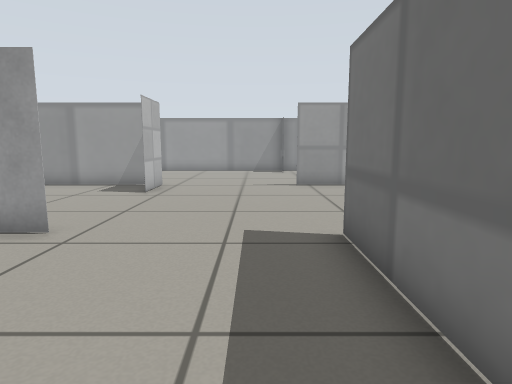
[1] (above)

14 first-person views from a walk through a robot-simulator world made for Gazebo. The camera is 0.15 m above the floor, tilts 8° down and sees 75° across. The floor is counted in squares, 0.1 m on a side. Each view is taken from the middle of a square. On the plan, view 1 faces up. The plan holds only what a view shows up to about 16 squares ahead; the rest is blank. Gazebo's built-in surfaces are drawn with simple patterns.

[2]
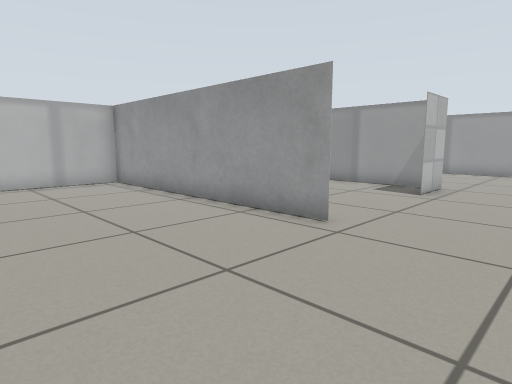

[3]
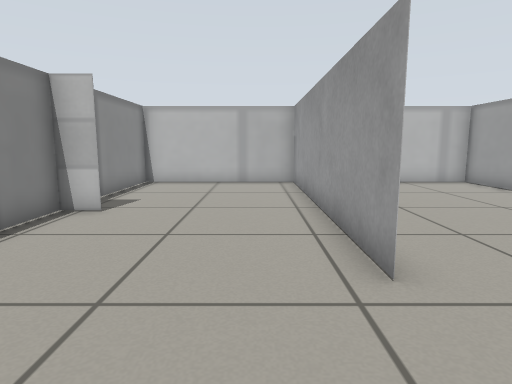

[4]
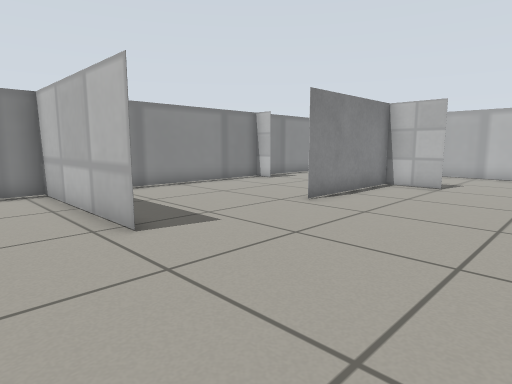

[5]
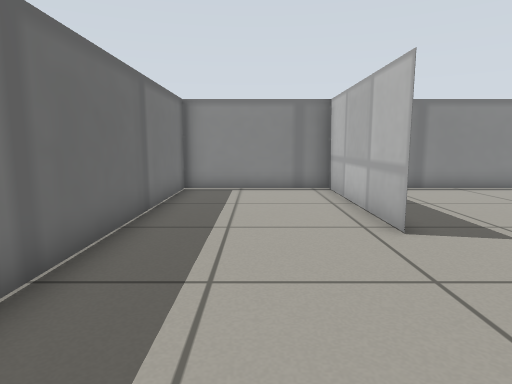

[6]
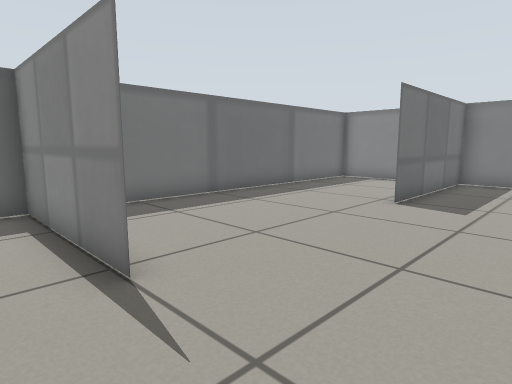

[7]
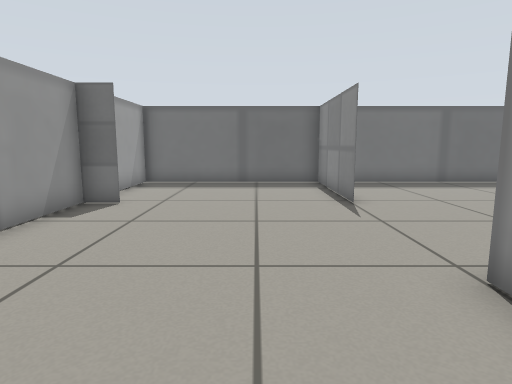

[8]
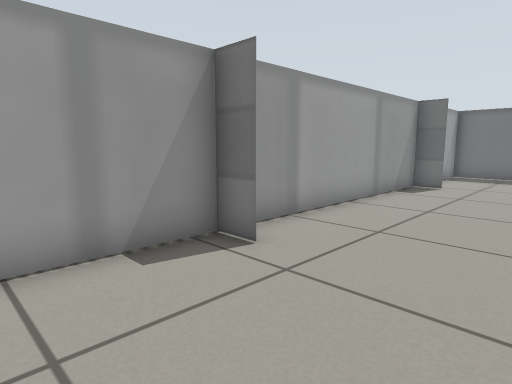

[9]
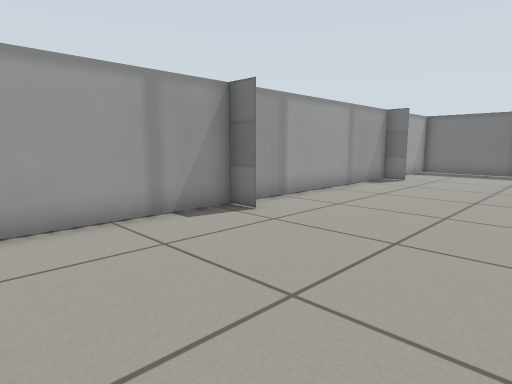

[10]
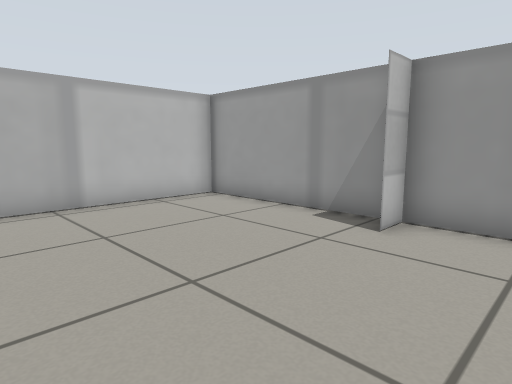

[11]
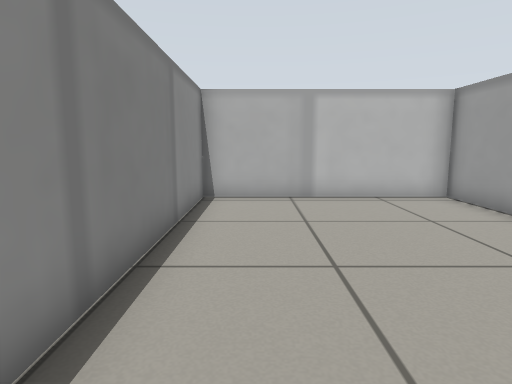

[12]
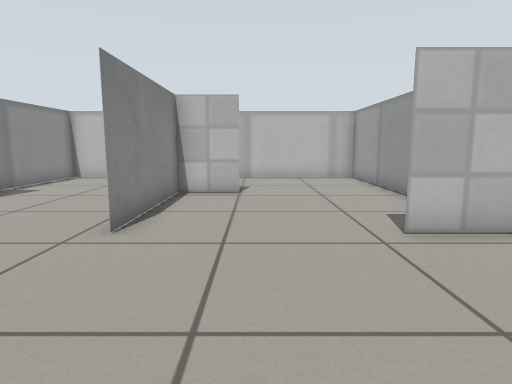

[13]
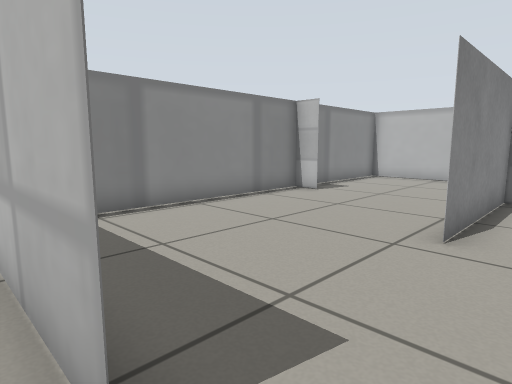

[14]
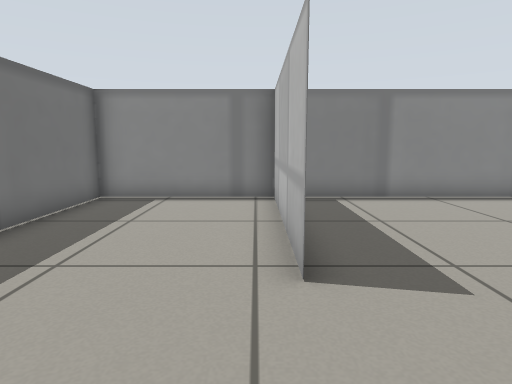

### Floor plan
Points are (right, up) in squares from view 1. A wall is a line through its corners. A room is listed if a view was taken in it or the views show most of it. See-through windows are left out.
Room 1 (views 1, 2, 3)
walls: (-7.5, 0.5) (-7.5, -0.5); (-3.5, 5.5) (-13.5, 5.5); (-13.5, 6) (-13.5, -0.5) (1, -0.5); (1.5, -0.5) (1.5, 5.5)
ways out: opening at (-1.5, 6) to room 2
Room 2 (views 4, 5, 12, 13, 14)
walls: (1.5, 5.5) (1.5, -0.5); (-3.5, 11.5) (-3.5, 10.5); (-4.1, 12.5) (-13.5, 12.5); (3.4, 12.5) (1.5, 12.5); (-8.5, 7.5) (-8.5, 5.5) (-3.5, 5.5); (1, -0.5) (6.5, -0.5) (6.5, 12); (-13.5, 12) (-13.5, 6)
ways out: opening at (-1.5, 6) to room 1; opening at (-1, 12) to room 3
Room 3 (views 6, 7, 8, 9, 10, 11)
walls: (-3.5, 12.5) (-3.5, 11.5); (-7.5, 18.5) (-7.5, 19.5) (-7.5, 18.5); (1.5, 18.5) (1.5, 19.5) (-13.5, 19.5) (-13.5, 12); (1.5, 12.5) (6.5, 12.5); (6.5, 12) (6.5, 19.5) (3.7, 19.5); (-13.5, 12.5) (-5.8, 12.5)
ways out: opening at (-1, 12) to room 2

Where each view was taken, in squares from view 1:
view 1: 0 up, 0 right, facing up
view 2: 0 up, 0 right, facing up-left
view 3: 4 up, 0 right, facing left
view 4: 11 up, 4 right, facing down-left
view 5: 11 up, 4 right, facing down
view 6: 14 up, 2 left, facing down-right
view 7: 15 up, 7 left, facing right
view 8: 15 up, 11 left, facing up-right
view 9: 13 up, 13 left, facing up-right
view 10: 13 up, 5 left, facing up-left
view 11: 14 up, 4 left, facing left
view 12: 8 up, 2 right, facing left
view 13: 7 up, 2 right, facing down-left
view 14: 9 up, 2 right, facing down
